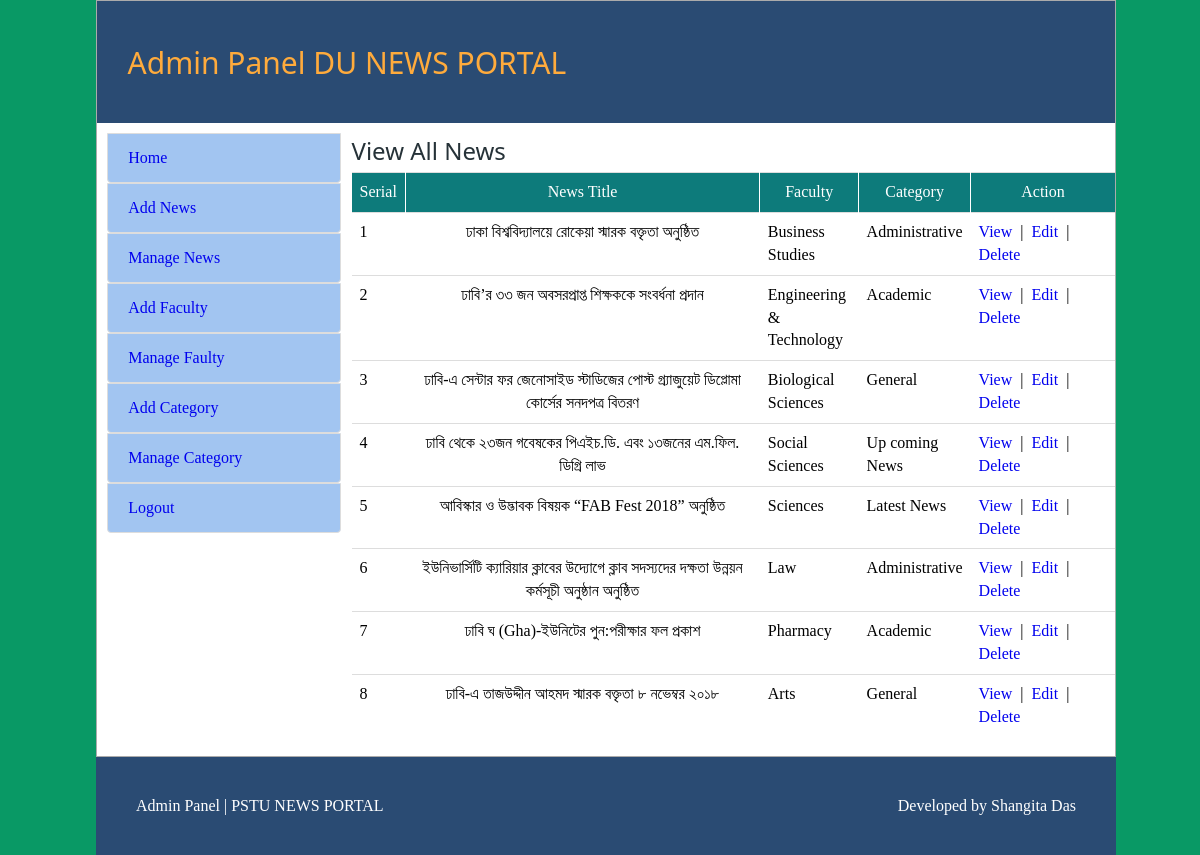
The app's page /Project/admin/manage_news.php (signed in) with its own data.
### tables this page shows
CREATE TABLE `news` (
  `news_id` int(11) NOT NULL,
  `title` varchar(255) NOT NULL,
  `short_description` varchar(255) NOT NULL,
  `long_description` varchar(9999) NOT NULL,
  `image` varchar(255) NOT NULL,
  `faculty_id` int(11) NOT NULL,
  `category_id` int(11) NOT NULL,
  `status` int(1) NOT NULL,
  `date` varchar(255) NOT NULL,
  `year` varchar(4) NOT NULL,
  `month` varchar(2) NOT NULL,
  `timestamp` varchar(255) NOT NULL
);

CREATE TABLE `faculty` (
  `faculty_id` int(11) NOT NULL,
  `short_name` varchar(255) NOT NULL,
  `full_name` varchar(255) NOT NULL
);

CREATE TABLE `category` (
  `category_id` int(11) NOT NULL,
  `cat_name` varchar(255) NOT NULL
);

### Project/admin/manage_news.php (the view, shortened to what this page needs)
<?php include("header.php"); ?>
<div id="content">
<h2>View  All News</h2>
<table class="table table-responsive table-hover" width="100%">
	<tr style="background-color: #0D7B7B;color: #FFF;height: 40px;">
		<th width="5%" style="text-align: center; border-right: 1px solid #FFF;"><b>Serial</b></th>
		<th width="50%" style="text-align: center; border-right: 1px solid #FFF;"><b>News Title</b></th>
		<th width="13%" style="text-align: center; border-right: 1px solid #FFF;"><b>Faculty</b></th>
		<th width="12%" style="text-align: center; border-right: 1px solid #FFF;"><b>Category</b></th>
		<th width="20%" style="text-align: center; ">Action</th>
	</tr>
	<?php
		$i = 0;
		$statement = $db->prepare("SELECT * FROM news ORDER BY news_id DESC");
		$statement->execute();
		$result = $statement->fetchAll(PDO::FETCH_ASSOC);
		foreach ($result as $row) {
		$i++;
    ?>
		<tr>
			<td><?php echo $i; ?></td>
			<td style="text-align:center"><?php echo $row['title']; ?></td>
			<td>
			<?php
				$statement1 = $db->prepare("SELECT * FROM faculty WHERE faculty_id=?");
				$statement1->execute(array($row['faculty_id']));
				$result1 = $statement1->fetchAll(PDO::FETCH_ASSOC);
				foreach ($result1 as $row1) {
					echo $row1['short_name'];
				}
			?>
	</td>
			<td>
				<?php
					$statement1 = $db->prepare("SELECT * FROM category WHERE category_id=?");
					$statement1->execute(array($row['category_id']));
					$result1 = $statement1->fetchAll(PDO::FETCH_ASSOC);
					foreach ($result1 as $row1) {
						echo $row1['cat_name'];
					}
				?>
			</td>
			<td>
				<a class="fancybox" href="#inline<?php echo $i; ?>">View</a>
			&nbsp;|&nbsp;
			<a href="edit_news.php?id=<?php echo $row['news_id']; ?>">Edit</a>
			&nbsp;|&nbsp;
			<a onclick='return confirmDelete();' href="delete_news.php?id=<?php echo $row['news_id']; ?>">Delete</a></td>
		</tr>
		<?php
}
?>
</table>
</div>
<?php include("footer.php"); ?>

### Project/admin/css/style.css (style rules this page uses)
html,body,div,span,applet,object,iframe,h1,h2,h3,h4,h5,h6,p,blockquote,pre,a,abbr,acronym,address,big,cite,code,del,dfn,em,img,ins,kbd,q,s,samp,small,strike,strong,sub,sup,tt,var,b,u,i,dl,dt,dd,ol,nav ul,nav li,fieldset,form,label,legend,table,caption,tbody,tfoot,thead,tr,th,td,article,aside,canvas,details,embed,figure,figcaption,footer,header,hgroup,menu,nav,output,ruby,section,summary,time,mark,audio,video { margin:0;padding:0;border:0;font-size:100%;font:inherit;vertical-align:baseline; }
table { border-collapse:collapse;border-spacing:0; }
a { text-decoration:none; }
body { background: rgb(59, 107, 165); }
h2,h3,h4 { font-family: 'Average Sans', sans-serif; font-size: 1.5em; padding: 11px 0px 5px 0px; color: #263238; }
.table { width: 100%; max-width: 100%; margin-bottom: 20px; }
table, th, td { border: none; }
table { border-collapse: collapse; border-spacing: 0; width: 100%; display: table; }
.table>tbody>tr>td, .table>tbody>tr>th, .table>tfoot>tr>td, .table>tfoot>tr>th, .table>thead>tr>td, .table>thead>tr>th { padding: 8px; line-height: 1.42857143; vertical-align: top; border-top: 1px solid #ddd; }

### Project/admin/css/style_admin.css (style rules this page uses)
body { background: #099965; }
h1, h2, h3, h4, h5, h6, .w3-slim, .w3-wide { font-family: "Segoe UI",Arial,sans-serif; }
.table { width: 100%; max-width: 100%; margin-bottom: 20px; }
table, th, td { border: none; }
table { border-collapse: collapse; border-spacing: 0; width: 100%; display: table; }
.table>tbody>tr>td, .table>tbody>tr>th, .table>tfoot>tr>td, .table>tfoot>tr>th, .table>thead>tr>td, .table>thead>tr>th { padding: 8px; line-height: 1.42857143; vertical-align: top; border-top: 1px solid #ddd; }

### records on screen
news: title "ঢাকা বিশ্ববিদ্যালয়ে রোকেয়া স্মারক বক্তৃতা অনুষ্ঠিত"
faculty: short_name "Business Studies"
category: cat_name "Administrative"
news: title "ঢাবি’র ৩৩ জন অবসরপ্রাপ্ত শিক্ষককে সংবর্ধনা প্রদান"
faculty: short_name "Engineering & Technology"
category: cat_name "Academic"
news: title "ঢাবি-এ সেন্টার ফর জেনোসাইড স্টাডিজের পোস্ট গ্র্যাজুয়েট ডিপ্লোমা কোর্সের সনদপত্র বিতরণ"
faculty: short_name "Biological Sciences"
category: cat_name "General"
news: title "ঢাবি থেকে ২৩জন গবেষকের পিএইচ.ডি. এবং ১৩জনের এম.ফিল. ডিগ্রি লাভ"
faculty: short_name "Social Sciences"
category: cat_name "Up coming News"
news: title "আবিস্কার ও উদ্ভাবক বিষয়ক “FAB Fest 2018” অনুষ্ঠিত"
faculty: short_name "Sciences"
category: cat_name "Latest News"
news: title "ইউনিভার্সিটি ক্যারিয়ার ক্লাবের উদ্যোগে ক্লাব সদস্যদের দক্ষতা উন্নয়ন কর্মসূচী অনুষ্ঠান অনুষ্ঠিত"
faculty: short_name "Law"
news: title "ঢাবি ঘ (Gha)-ইউনিটের পুন:পরীক্ষার ফল প্রকাশ"
faculty: short_name "Pharmacy"
news: title "ঢাবি-এ তাজউদ্দীন আহমদ স্মারক বক্তৃতা ৮ নভেম্বর ২০১৮"
faculty: short_name "Arts"
